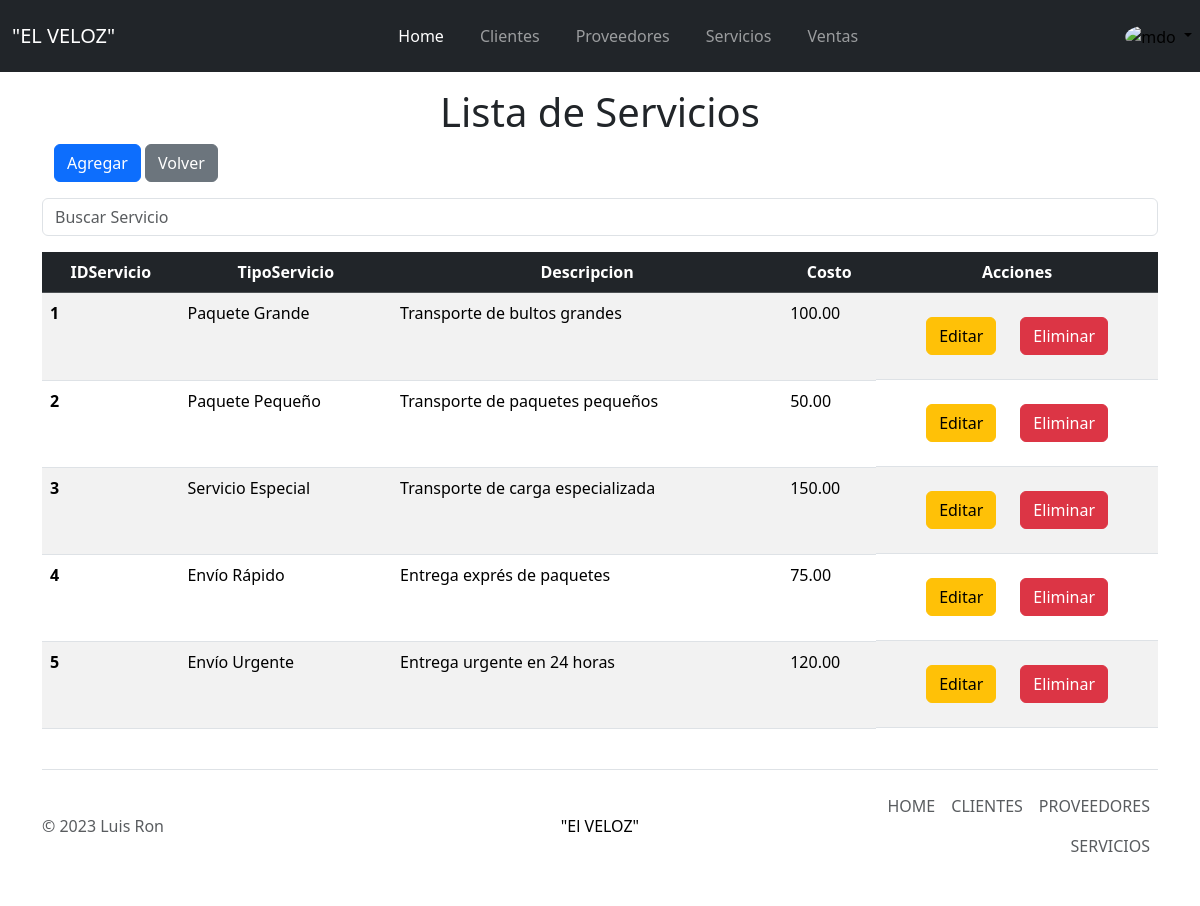
Page /Pages/Servicio/Servicio.php on the committed database.
### tables this page shows
CREATE TABLE Servicio (
    IDServicio INT PRIMARY KEY AUTO_INCREMENT,
    TipoServicio VARCHAR(255),
    Descripcion TEXT,
    Costo DECIMAL(10, 2)
);

### Pages/Servicio/Servicio.php (the view, shortened to what this page needs)
<!doctype html>
<html lang="en">
<head>
    <link href="https://cdn.jsdelivr.net/npm/bootstrap@5.3.2/dist/css/bootstrap.min.css" rel="stylesheet"
>
</head>
<body>
    <nav class="navbar navbar-expand-sm navbar-dark bg-dark" aria-label="Third navbar example">
        <div class="container-fluid">
            <a class="navbar-brand mb-2 mt-2" href="#">"EL VELOZ"</a>
            <div class="collapse navbar-collapse" id="navbarNav">
                <ul class="navbar-nav mx-auto text-center w-100 justify-content-center">
                    <li class="nav-item" style="margin: 0px 10px;">
                        <a class="nav-link active" aria-current="page" href="../../Index.php">Home</a>
                    </li>
                    <li class="nav-item" style="margin: 0px 10px;">
                        <a class="nav-link" href="../Cliente/Cliente.php">Clientes</a>
                    </li>
                    <li class="nav-item" style="margin: 0px 10px;">
                        <a class="nav-link" href="../Proveedor/Proveedor.php">Proveedores</a>
                    </li>
                    <li class="nav-item" style="margin: 0px 10px;">
                        <a class="nav-link" href="Servicio.php">Servicios</a>
                    </li>
                    <li class="nav-item" style="margin: 0px 10px;">
                        <a class="nav-link" href="../Ventas/Venta.php">Ventas</a>
                    </li>
                </ul>
                <div class="dropdown text-end">
                    <a href="#" class="d-block link-body-emphasis text-decoration-none dropdown-toggle"
                        data-bs-toggle="dropdown" aria-expanded="false">
                        <img src="https://openclipart.org/image/800px/250353" alt="mdo" width="32" height="32"
                            class="rounded-circle">
                    </a>
                </div>
            </div>
        </div>
    </nav>
    <div class="container mt-3">
        <h1 class="text-center">Lista de Servicios</h1>
    </div>
    <div class="container mb-2">
        <div class="container mb-3">
            <a href="ABM/Agregar.Servicio.php" class="btn btn-primary">Agregar</a>
            <a href="../../Index.php" class="btn btn-secondary">Volver</a>
        </div>
        <div class="mb-3">
            <input type="text" id="searchInput" class="form-control" placeholder="Buscar Servicio">
        </div>
        <div class="table-responsive">
            <table class="table table-striped">
                <thead class="table-dark text-center table-header">
                    <tr>
                        <th scope="col">IDServicio</th>
                        <th scope="col">TipoServicio</th>
                        <th scope="col">Descripcion</th>
                        <th scope="col">Costo</th>
                        <th scope="col">Acciones</th>
                    </tr>
                </thead>
                <tbody>
                    <?php
                    require("../../Config/Conexion.php");
                    $sql = $conexion->query("SELECT IDServicio, TipoServicio, Descripcion, Costo
                    FROM servicio");
                    while ($resultado = $sql->fetch_assoc()) {
                        ?>
                        <tr>
                            <th scope="row">
                                <?php echo $resultado['IDServicio'] ?>
                            </th>
                            <td scope="row">
                                <?php echo $resultado['TipoServicio'] ?>
                            </td>
                            <td scope="row">
                                <?php echo $resultado['Descripcion'] ?>
                            </td>
                            <td scope="row">
                                <?php echo $resultado['Costo'] ?>
                            </td>
                            <td scope="row" class="d-flex justify-content-center"
                                style="gap: 1rem; padding: 1.5rem 0.5rem;">
                                <a href="ABM/Editar.Servicio.php?IDServicio=<?php echo $resultado['IDServicio']; ?>"
                                    class="btn btn-warning me-2">Editar</a>
                                <a href="ABM/Eliminar.Servicio.php?IDServicio=<?php echo $resultado['IDServicio']; ?>"
                                onclick="return confirm('¿Seguro que desea eliminar este Servicio?');" class="btn btn-danger">Eliminar</a>
                            </td>
                        </tr>
                        <?php
                    }
                    ?>
                </tbody>
            </table>
        </div>
    </div>
    <div class="container">
        <footer class="d-flex flex-wrap justify-content-between align-items-center py-3 my-4 border-top">
            <p class="col-md-4 mb-0 text-body-secondary">© 2023 Luis Ron</p>
            <a href="/"
                class="col-md-4 d-flex align-items-center justify-content-center mb-3 mb-md-0 me-md-auto link-body-emphasis text-decoration-none">
                "El VELOZ"
            </a>
            <ul class="nav col-md-4 justify-content-end">
                <li class="nav-item"><a href="../../Index.php" class="nav-link px-2 text-body-secondary">HOME</a></li>
                <li class="nav-item"><a href="../Cliente/Cliente.php"
                        class="nav-link px-2 text-body-secondary">CLIENTES</a></li>
                <li class="nav-item"><a href="../Proveedor/Proveedor.php"
                        class="nav-link px-2 text-body-secondary">PROVEEDORES</a></li>
                <li class="nav-item"><a href="Servicio.php" class="nav-link px-2 text-body-secondary">SERVICIOS</a></li>
            </ul>
        </footer>
    </div>
</body>
</html>

### rows in the picture
servicio: IDServicio "1", TipoServicio "Paquete Grande", Descripcion "Transporte de bultos grandes", Costo "100.00"
servicio: IDServicio "2", TipoServicio "Paquete Pequeño", Descripcion "Transporte de paquetes pequeños", Costo "50.00"
servicio: IDServicio "3", TipoServicio "Servicio Especial", Descripcion "Transporte de carga especializada", Costo "150.00"
servicio: IDServicio "4", TipoServicio "Envío Rápido", Descripcion "Entrega exprés de paquetes", Costo "75.00"
servicio: IDServicio "5", TipoServicio "Envío Urgente", Descripcion "Entrega urgente en 24 horas", Costo "120.00"
